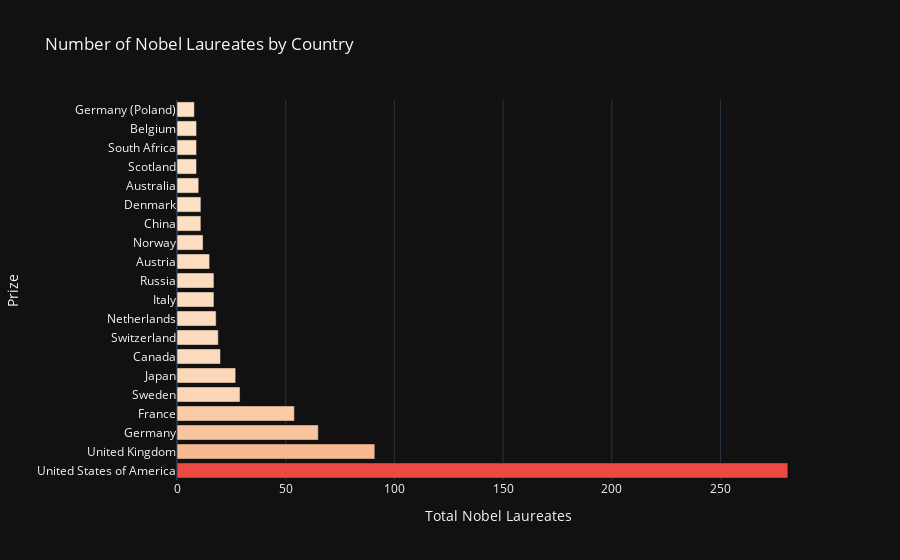

Notebook source saved alongside this figure:
### Markdown cell above
Then use plotly to create a horizontal bar chart showing the number of prizes won by each country.

### Code cell
h_bar = px.bar( x=  top_countries["Prize"],
                y= top_countries.index,
                color = top_countries["Prize"],
                color_continuous_scale=    "peach",
                orientation="h",
                labels ={"x":"Total Nobel Laureates", "y":"Prize"},
                title=" Number of Nobel Laureates by Country")
h_bar.update_coloraxes(showscale=False)                                         # Remove the scale
h_bar.show()

### Figure 1 — Plotly figure (JSON) as saved in the notebook; plotly's stock layout.template omitted (floating-point values rounded to 4 significant figures)
{"data": [{"hovertemplate": "Total Nobel Laureates=%{x}<br>Prize=%{y}<br>color=%{marker.color}<extra></extra>", "legendgroup": "", "marker": {"color": [281, 91, 65, 54, 29, 27, 20, 19, 18, 17, 17, 15, 12, 11, 11, 10, 9, 9, 9, 8], "coloraxis": "coloraxis", "pattern": {"shape": ""}}, "name": "", "orientation": "h", "showlegend": false, "textposition": "auto", "x": [281, 91, 65, 54, 29, 27, 20, 19, 18, 17, 17, 15, 12, 11, 11, 10, 9, 9, 9, 8], "xaxis": "x", "y": ["United States of America", "United Kingdom", "Germany", "France", "Sweden", "Japan", "Canada", "Switzerland", "Netherlands", "Italy", "Russia", "Austria", "Norway", "China", "Denmark", "Australia", "Scotland", "South Africa", "Belgium", "Germany (Poland)"], "yaxis": "y", "type": "bar"}], "layout": {"xaxis": {"anchor": "y", "domain": [0.0, 1.0], "title": {"text": "Total Nobel Laureates"}}, "yaxis": {"anchor": "x", "domain": [0.0, 1.0], "title": {"text": "Prize"}}, "coloraxis": {"colorbar": {"title": {"text": "color"}}, "colorscale": [[0.0, "rgb(253, 224, 197)"], [0.1667, "rgb(250, 203, 166)"], [0.3333, "rgb(248, 181, 139)"], [0.5, "rgb(245, 158, 114)"], [0.6667, "rgb(242, 133, 93)"], [0.8333, "rgb(239, 106, 76)"], [1.0, "rgb(235, 74, 64)"]], "showscale": false}, "legend": {"tracegroupgap": 0}, "title": {"text": " Number of Nobel Laureates by Country"}, "barmode": "relative"}}
